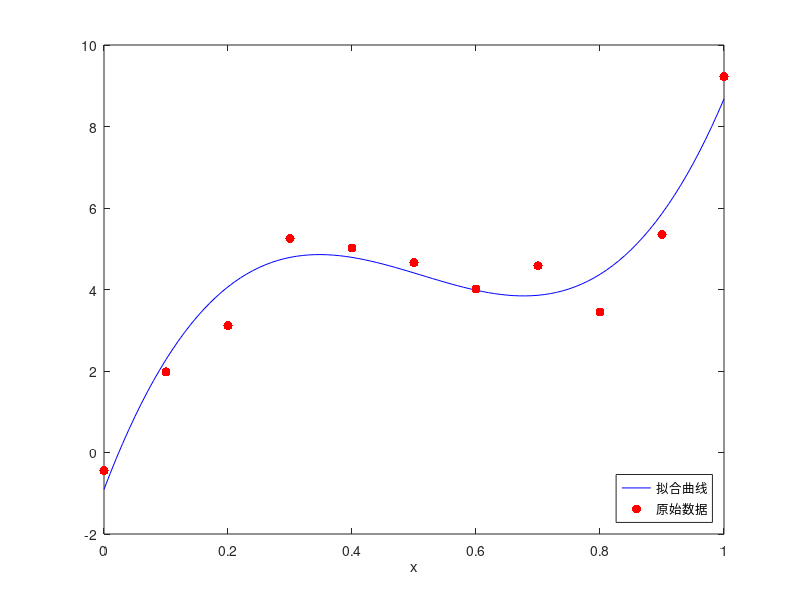

Here is the MATLAB script that generated this plot:
x0=0:0.1:1;
y0=[-0.447,1.978,3.11,5.25,5.02,4.66,4.01,4.58,3.45,5.35,9.22];
n=3;
P=polyfit(x0,y0,n);
xx=0:0.01:1;yy=polyval(P,xx);
plot(xx,yy,'-b',x0,y0,'.r','MarkerSize',20)
legend('拟合曲线','原始数据','Location','SouthEast')
xlabel('x')
